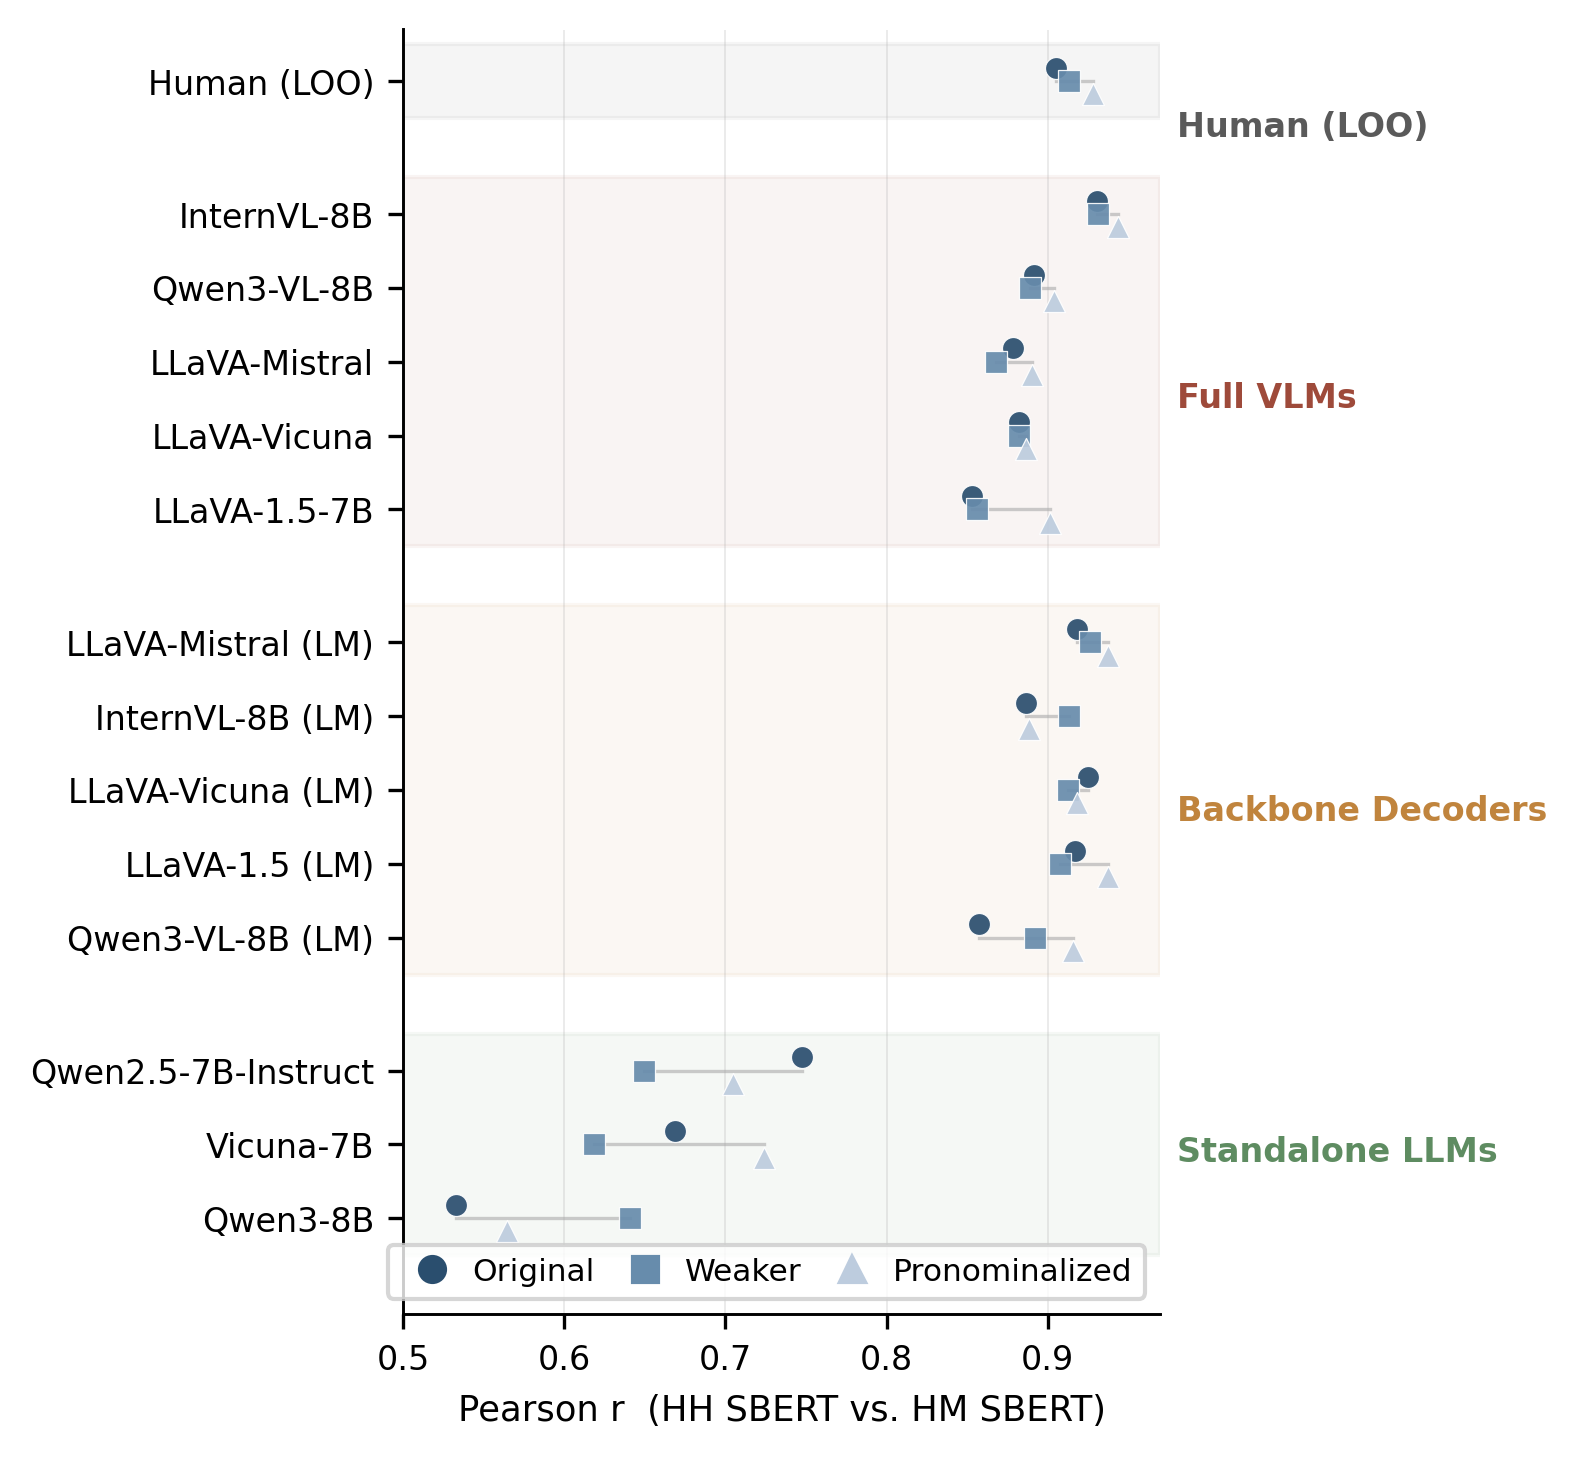

Recreate this plot in Python.
"""
Forest-plot style dot chart: per-model HH–HM SBERT Pearson r,
split by variant (C/B/A), grouped by architecture, with a leave-one-out
human reference row.

Outputs:
  - figures/hh_hm_corr/hh_hm_corr_by_variant.png
  - latex/AAAI2026/LaTeX/figures/hh_hm_corr_by_variant.png
  - latex/AAAI2026/LaTeX/tables/hh_hm_scatter_correlations_table.tex
"""

from __future__ import annotations

from pathlib import Path
import sys

import numpy as np
import pandas as pd
import matplotlib.pyplot as plt
import matplotlib.lines as mlines
from scipy import stats

ROOT = Path(__file__).resolve().parents[2]
sys.path.insert(0, str(ROOT / "analysis"))
from utils.constants import VARIANT_COLORS  # noqa: E402
sys.path.insert(0, str(ROOT / "figures"))
from helpers import filter_abstained_pairs  # noqa: E402

EXPORTS = ROOT / "analysis/session2/exports"
OUT_DIR = Path(__file__).parent
OUT_DIR.mkdir(parents=True, exist_ok=True)
LATEX_FIG_DIR = ROOT / "latex" / "AAAI2026" / "LaTeX" / "figures"
LATEX_FIG_DIR.mkdir(parents=True, exist_ok=True)
LATEX_TABLE = ROOT / "latex" / "AAAI2026" / "LaTeX" / "tables" / "hh_hm_scatter_correlations_table.tex"
LATEX_TABLE_ABST = ROOT / "latex" / "AAAI2026" / "LaTeX" / "tables" / "hh_hm_scatter_correlations_table_abstfiltered.tex"

VARIANTS = ["C", "B", "A"]
VARIANT_LABEL = {"C": "Original", "B": "Weaker", "A": "Pronominalized"}
JITTER = {"C": -0.18, "B": 0.0, "A": 0.18}
MARKER = {"C": "o", "B": "s", "A": "^"}

MODEL_GROUPS = {
    "VLM": [
        "InternVL-8B", "Qwen3-VL-8B", "LLaVA-Mistral", "LLaVA-Vicuna", "LLaVA-1.5-7B",
    ],
    "Backbone": [
        "LLaVA-Mistral (LM)", "InternVL-8B (LM)", "LLaVA-Vicuna (LM)", "LLaVA-1.5 (LM)", "Qwen3-VL-8B (LM)",
    ],
    "Standalone LLM": [
        "Qwen2.5-7B-Instruct", "Vicuna-7B", "Qwen3-8B",
    ],
}
GROUP_ORDER = ["Human", "VLM", "Backbone", "Standalone LLM"]
GROUP_LABELS = {
    "Human": "Human (LOO)",
    "VLM": "Full VLMs",
    "Backbone": "Backbone Decoders",
    "Standalone LLM": "Standalone LLMs",
}
GROUP_COLORS = {
    "Human": "#5A5A5A",
    "VLM": "#9E4A3A",
    "Backbone": "#C0843D",
    "Standalone LLM": "#5E8C61",
}


def fisher_pool(rs: list[float]) -> float:
    vals = np.array([r for r in rs if np.isfinite(r) and abs(r) < 1], dtype=float)
    if len(vals) == 0:
        return np.nan
    vals = np.clip(vals, -0.999999, 0.999999)
    return float(np.tanh(np.mean(np.arctanh(vals))))


def pearson_summary(x: pd.Series, y: pd.Series) -> tuple[float, float, int]:
    mask = x.notna() & y.notna() & np.isfinite(x) & np.isfinite(y)
    x = x[mask].astype(float)
    y = y[mask].astype(float)
    n = len(x)
    if n < 3 or x.nunique() < 2 or y.nunique() < 2:
        return np.nan, np.nan, n
    r, p = stats.pearsonr(x, y)
    return float(r), float(p), int(n)


def load_aggregates(filtered: bool = False) -> tuple[pd.DataFrame, pd.DataFrame, pd.DataFrame]:
    pc = pd.read_parquet(EXPORTS / "pair_cache_cleaned.parquet")
    if filtered:
        pc = filter_abstained_pairs(pc)
    hh = pc[pc["pair_type"] == "HH"].copy()
    hm = pc[pc["pair_type"] == "HM"].copy()

    hh_agg = (
        hh.groupby(["question_id", "variant"], as_index=False)
        .agg(hh_sbert=("sbert_score", "mean"))
    )
    hm_agg = (
        hm.groupby(["question_id", "variant", "subject_2"], as_index=False)
        .agg(hm_sbert=("sbert_score", "mean"))
    )
    return hh_agg, hm_agg, hh


def compute_model_rows(hh_agg: pd.DataFrame, hm_agg: pd.DataFrame) -> list[dict]:
    rows: list[dict] = []
    for group, models in MODEL_GROUPS.items():
        for model in models:
            sub = hm_agg[hm_agg["subject_2"] == model].merge(
                hh_agg, on=["question_id", "variant"], how="inner"
            )
            r_all, p_all, n_all = pearson_summary(sub["hh_sbert"], sub["hm_sbert"])
            row = {
                "name": model,
                "group": group,
                "all_r": r_all,
                "p": p_all,
                "n": n_all,
            }
            for v in VARIANTS:
                vs = sub[sub["variant"] == v]
                row[v], _, _ = pearson_summary(vs["hh_sbert"], vs["hm_sbert"])
            rows.append(row)
    return rows


def compute_human_loo_row(hh_pairs: pd.DataFrame) -> dict:
    participants = sorted(set(hh_pairs["subject_1"]).union(hh_pairs["subject_2"]))
    per_participant = []
    for pid in participants:
        lhs = hh_pairs[(hh_pairs["subject_1"] == pid) | (hh_pairs["subject_2"] == pid)]
        rhs = hh_pairs[(hh_pairs["subject_1"] != pid) & (hh_pairs["subject_2"] != pid)]
        if lhs.empty or rhs.empty:
            continue

        lhs_q = lhs.groupby(["question_id", "variant"], as_index=False).agg(loo_hm=("sbert_score", "mean"))
        rhs_q = rhs.groupby(["question_id", "variant"], as_index=False).agg(loo_hh=("sbert_score", "mean"))
        merged = lhs_q.merge(rhs_q, on=["question_id", "variant"], how="inner")

        r_all, _, n_all = pearson_summary(merged["loo_hh"], merged["loo_hm"])
        row = {"participant": pid, "all_r": r_all, "n": n_all}
        for v in VARIANTS:
            vs = merged[merged["variant"] == v]
            row[v], _, _ = pearson_summary(vs["loo_hh"], vs["loo_hm"])
        per_participant.append(row)

    if not per_participant:
        raise RuntimeError("No participant leave-one-out rows computed.")

    df = pd.DataFrame(per_participant)
    return {
        "name": "Human (LOO)",
        "group": "Human",
        "all_r": fisher_pool(df["all_r"].tolist()),
        "p": np.nan,
        "n": int(df["n"].median()),
        "C": fisher_pool(df["C"].tolist()),
        "B": fisher_pool(df["B"].tolist()),
        "A": fisher_pool(df["A"].tolist()),
        "participant_n": int(len(df)),
        "participant_rows": df,
    }


def write_table(rows: list[dict], *, filtered: bool = False) -> None:
    def fmt_r(x: float) -> str:
        return "--" if not np.isfinite(x) else f"{x:.3f}"

    def fmt_p(x: float) -> str:
        return "--" if not np.isfinite(x) else f"{x:.1e}"

    caption_suffix = (
        " Abstention-filtered version: rows where either answer was classified as a hard or soft abstention are removed before aggregation."
        if filtered else
        ""
    )
    lines = [
        r"\begin{table*}[t]",
        r"\centering",
        rf"\caption{{Per-model correlation summary for Figure~\ref{{fig:scatter_sbert}}. Pearson correlation is computed between per-question HH SBERT and HM SBERT across the matched 7/8B models. The human row is a leave-one-out pooled reference: for each participant, per-question agreement to the rest of the humans is correlated with the corresponding HH-rest agreement, then pooled with Fisher $z$-averaging across participants. Variant columns report the same correlation within each control formulation. The misprocessed think variant is excluded.{caption_suffix}}}",
        r"\label{tab:hh_hm_scatter_corr}",
        r"\small",
        r"\resizebox{\textwidth}{!}{%",
        r"\begin{tabular}{lrrrrrr}",
        r"\toprule",
        r"Model & All $r$ & $p$ & Original & Weaker & Pronominalized & $N$ \\",
        r"\midrule",
        r"\multicolumn{7}{l}{\textit{Human Reference}} \\",
        r"\midrule",
    ]
    human = next(r for r in rows if r["group"] == "Human")
    lines.append(
        f'{human["name"]} & {fmt_r(human["all_r"])} & {fmt_p(human["p"])} & {fmt_r(human["C"])} & {fmt_r(human["B"])} & {fmt_r(human["A"])} & {human["n"]} \\\\'
    )

    sections = [
        ("VLM", r"\multicolumn{7}{l}{\textit{Vision-Language Models}} \\"),
        ("Backbone", r"\multicolumn{7}{l}{\textit{VLM Backbone Decoders}} \\"),
        ("Standalone LLM", r"\multicolumn{7}{l}{\textit{Standalone LLMs}} \\"),
    ]
    for group, header in sections:
        lines.extend([r"\midrule", header, r"\midrule"])
        for row in [r for r in rows if r["group"] == group]:
            lines.append(
                f'{row["name"]} & {fmt_r(row["all_r"])} & {fmt_p(row["p"])} & {fmt_r(row["C"])} & {fmt_r(row["B"])} & {fmt_r(row["A"])} & {row["n"]} \\\\'
            )
    lines.extend([r"\bottomrule", r"\end{tabular}", r"}", r"\end{table*}"])
    table_path = LATEX_TABLE_ABST if filtered else LATEX_TABLE
    table_path.write_text("\n".join(lines) + "\n")
    print(f"Wrote: {table_path}")


def build_plot(rows: list[dict], *, filtered: bool = False) -> None:
    data = [r for grp in GROUP_ORDER for r in rows if r["group"] == grp]

    plt.rcParams.update({
        "font.size": 8.5,
        "axes.titlesize": 9,
        "axes.labelsize": 8,
        "xtick.labelsize": 8,
        "ytick.labelsize": 8,
        "legend.fontsize": 8,
        "figure.dpi": 300,
        "axes.linewidth": 0.7,
        "axes.spines.top": False,
        "axes.spines.right": False,
    })

    fig, ax = plt.subplots(figsize=(5.2, 4.8))

    y_positions = {}
    y = 0.0
    group_label_y = {}
    for g in GROUP_ORDER:
        rows_in_group = [r["name"] for r in data if r["group"] == g]
        group_label_y[g] = y + (len(rows_in_group) - 1) / 2 if rows_in_group else y
        for name in rows_in_group:
            y_positions[name] = y
            y += 1
        y += 0.8
    n_rows = y - 0.8

    y_cur = 0.0
    for g in GROUP_ORDER:
        rows_in_group = [r["name"] for r in data if r["group"] == g]
        if not rows_in_group:
            continue
        n = len(rows_in_group)
        ax.axhspan(y_cur - 0.5, y_cur + n - 0.5, color=GROUP_COLORS[g], alpha=0.06, zorder=0)
        y_cur += n + 0.8

    for row in data:
        ybase = y_positions[row["name"]]
        vals = {"C": row["C"], "B": row["B"], "A": row["A"]}
        finite = [v for v in vals.values() if np.isfinite(v)]
        if finite:
            ax.plot([min(finite), max(finite)], [ybase, ybase], color="#aaa", lw=0.8, zorder=2, alpha=0.6)
        for vk in VARIANTS:
            r = row[vk]
            if not np.isfinite(r):
                continue
            ax.scatter(
                r, ybase + JITTER[vk],
                marker=MARKER[vk], color=VARIANT_COLORS[vk], s=28, zorder=4, alpha=0.92,
                edgecolors="white", linewidths=0.3,
            )

    ax.set_yticks([y_positions[r["name"]] for r in data])
    ax.set_yticklabels([r["name"] for r in data], fontsize=8)
    ax.invert_yaxis()

    ax2 = ax.twinx()
    ax2.set_ylim(ax.get_ylim())
    ax2.set_yticks([group_label_y[g] for g in GROUP_ORDER])
    ax2.set_yticklabels([GROUP_LABELS[g] for g in GROUP_ORDER], fontsize=8, fontweight="bold")
    for tick, g in zip(ax2.get_yticklabels(), GROUP_ORDER):
        tick.set_color(GROUP_COLORS[g])
    ax2.tick_params(axis="y", length=0, pad=4)
    ax2.spines[["top", "right", "left", "bottom"]].set_visible(False)

    ax.axvline(1, color="#bbb", lw=0.5, ls=":", zorder=1)
    ax.set_xlabel("Pearson r  (HH SBERT vs. HM SBERT)", fontsize=8.5)
    ax.set_xlim(0.50, 0.97)
    ax.set_xticks([0.5, 0.6, 0.7, 0.8, 0.9])
    ax.grid(axis="x", lw=0.4, alpha=0.3, zorder=0)
    ax.set_ylim(n_rows + 0.3, -0.7)

    handles = [
        mlines.Line2D([], [], marker=MARKER[vk], color=VARIANT_COLORS[vk],
                      markersize=6, linestyle="None", label=VARIANT_LABEL[vk])
        for vk in VARIANTS
    ]
    ax.legend(handles=handles, ncol=3, loc="lower right",
              frameon=True, fontsize=7.5, handletextpad=0.3, columnspacing=0.6)

    fig.tight_layout(pad=0.6)
    suffix = "_abstfiltered" if filtered else ""
    out = OUT_DIR / f"hh_hm_corr_by_variant{suffix}.png"
    fig.savefig(out, dpi=300, bbox_inches="tight")
    print(f"Saved: {out}")
    latex_out = LATEX_FIG_DIR / f"hh_hm_corr_by_variant{suffix}.png"
    fig.savefig(latex_out, dpi=300, bbox_inches="tight")
    print(f"Saved: {latex_out}")
    plt.close(fig)


def run_one(filtered: bool = False) -> None:
    hh_agg, hm_agg, hh_pairs = load_aggregates(filtered=filtered)
    human_row = compute_human_loo_row(hh_pairs)
    model_rows = compute_model_rows(hh_agg, hm_agg)
    rows = [human_row] + model_rows
    write_table(rows, filtered=filtered)
    build_plot(rows, filtered=filtered)
    tag = "abstention-filtered" if filtered else "unfiltered"
    print(
        f"Human LOO pooled r ({tag}):",
        f"all={human_row['all_r']:.3f}, C={human_row['C']:.3f}, B={human_row['B']:.3f}, A={human_row['A']:.3f}",
        f"(participants={human_row['participant_n']})",
    )


def main() -> None:
    run_one(filtered=False)
    run_one(filtered=True)


if __name__ == "__main__":
    main()
